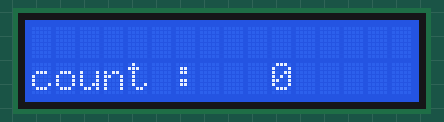
Simulated run of this program. Board: ATmega128, built with avr-gcc and emulated at 16 MHz. Parts: 16×2 character LCD. Wiring (inferred from the names in the program): character LCD (HD44780): RS PE5; R/W PE6; E PE7; data PF0, PF1, PF2, PF3, PF4, PF5, PF6, PF7.

Above: at 0.17 s.
At 4.99 s:
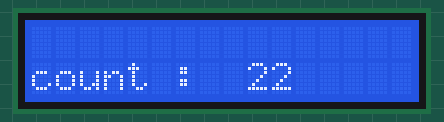
At 10.04 s:
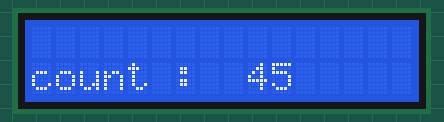
At 19.91 s:
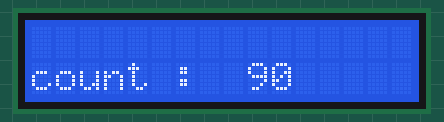
At 29.78 s:
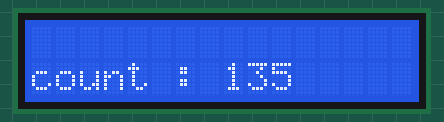
At 39.87 s:
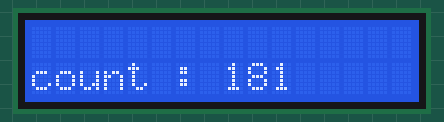

The program:

main.c
```c
/* LCD_8bit.c

*/
#include "lcd.h"
#include <stdio.h>

int main(void)
{
    LCD_Init();
	//LCD_GotoXY(0, 0);
	//LCD_WriteString("Hello LCD");
	//LCD_GotoXY(1, 0);
	//LCD_WriteString("Hello AVR");

	char buff[30];
	uint8_t count = 0;
    while (1)
    {
		/*
		LCD_GotoXY(0, 0);
		LCD_WriteCommand(0x01); // 화면 clear
		LCD_WriteString("HI HI");
		_delay_ms(1000);

		LCD_GotoXY(0, 0);
		LCD_WriteCommand(0x01);
		LCD_WriteString("Hello AVR");
		_delay_ms(1000);
		*/


		// 문자열을 버퍼에 담아 출력하는 방식
		sprintf(buff, "count : %3d", count++); // 문자열을 buff에 담아서 출력함
		LCD_WriteStringXY(1, 0, buff);
		_delay_ms(200);
    }
}
```

lcd.c
```c
#include "lcd.h"

void LCD_Data(uint8_t data)
{	// 어떤 data든 LCD에 보낼 것임
	// 데이터 핀에 8bit data를 출력
	LCD_DATA_PORT = data;
}

void LCD_WritePin()
{	// write하기 위해서는 0으로 세팅해야함
	// RW핀을 low로 설정해서 쓰기모드 진입
	LCD_RW_PORT &= ~(1 << LCD_RW);
}

void LCD_EnablePin() // 동작에 대한 트리거
{	// active high에서 low로 갈때
	LCD_E_PORT &= ~(1 << LCD_E); // 일단 로우로 설정한 것
	LCD_E_PORT |= (1 << LCD_E);  // E핀 액티브 high (실제 동작은 여기임)
	LCD_E_PORT &= ~(1 << LCD_E); // 다시 low로 내림
	_delay_us(1600);	// 시간이 모자라면 동작 안함 (1600us 이상)
}

// 명령어 모드
void LCD_WriteCommand(uint8_t commandData)
{	// RS핀에 0을 쓰면 명령어 레지스터, 1을 쓰면 데이터 레지스터를 핸들링함
	LCD_RS_PORT &= ~(1 << LCD_RS);  // RS핀을 low로 설정해서 명령어 모드로 진입
	LCD_WritePin();					// 데이터 쓰기 모드로 진입
	LCD_Data(commandData);			// 명령어를 데이터핀에 출력
	LCD_EnablePin();				// LCD 동작 신호 전송 (트리거를 때려줘야 실제로 실행됨)
}

// write 모드
void LCD_WriteData(uint8_t charData)
{
	LCD_RS_PORT |= (1 << LCD_RS);	// RS핀을 high로 설정해서 데이터 모드로 진입
	LCD_WritePin();
	LCD_Data(charData);
	LCD_EnablePin();
}

void LCD_GotoXY(uint8_t row, uint8_t col)
{
	col %= 16; // col이 16개 있기 때문에 col을 0~15로 제한
	row %= 2;  // row는 2개 있기 때문에 row를 0~1로 제한
	uint8_t address = (0x40 * row) + col; // 주소 계산 (2-Line Display에서 값을 가져오는 방식)
	uint8_t command = 0x80 + address;     // 주소 설정 (DD-RAM 주소 설정 방법)
	LCD_WriteCommand(command); // 어디에 쓸지 커서가 설정됨
}

void LCD_WriteString(char *string)
{
	for(uint8_t i=0; string[i]; i++)
	{
		LCD_WriteData(string[i]);
	}
}

// 커서 위치 잡은 곳에서 쓰라는 함수
void LCD_WriteStringXY(uint8_t row, uint8_t col, char *string)
{
	LCD_GotoXY(row, col);	 // 커서 위치 잡음
	LCD_WriteString(string); // 씀
}

void LCD_Init()
{
	// 출력으로 잡겠다
	LCD_DATA_DDR = 0xff;
	LCD_RS_DDR |= (1 << LCD_RS);
	LCD_RW_DDR |= (1 << LCD_RW);
	LCD_E_DDR |= (1 << LCD_E);

	// 8bit 인터페이스에서 동작하라는 대로 해야함 (datasheet)
	_delay_ms(20);
	LCD_WriteCommand(COMMAND_8BIT_MODE);
	_delay_ms(5);
	LCD_WriteCommand(COMMAND_8BIT_MODE);
	_delay_ms(5);
	LCD_WriteCommand(COMMAND_8BIT_MODE);
	LCD_WriteCommand(COMMAND_8BIT_MODE);
	LCD_WriteCommand(COMMAND_DISPLAY_OFF);
	LCD_WriteCommand(COMMAND_DISPLAY_CLEAR);
	LCD_WriteCommand(COMMAND_DISPLAY_ON); // datasheet엔 on을 빼먹어서 켜줘야함
	LCD_WriteCommand(COMMAND_ENTRY_MODE);
}
```

lcd.h
```c
#ifndef LCD_H_
#define LCD_H_

#define F_CPU 16000000UL
#include <avr/io.h>
#include <util/delay.h>


#define LCD_DATA_DDR   DDRF  // 데이터 핀은 F에서 사용
#define LCD_DATA_PORT  PORTF
#define LCD_RS_DDR	   DDRE  //
#define LCD_RW_DDR     DDRE
#define LCD_E_DDR	   DDRE
#define LCD_RS_PORT    PORTE
#define LCD_RW_PORT    PORTE
#define LCD_E_PORT     PORTE
#define LCD_RS		   5
#define LCD_RW		   6
#define LCD_E		   7

// 명령어를 미리 정의함
#define COMMAND_DISPLAY_CLEAR	0x01
#define COMMAND_DISPLAY_ON		0x0C
#define COMMAND_DISPLAY_OFF		0x08
#define COMMAND_ENTRY_MODE		0x06
#define COMMAND_8BIT_MODE		0x38 // 해당 코드는 8bit 출력할 것임

#define COMMAND_4BIT_MODE		0x28


void LCD_Data(uint8_t data);
void LCD_WritePin();
void LCD_EnablePin();
void LCD_WriteCommand(uint8_t commandData);
void LCD_WriteData(uint8_t charData);
void LCD_GotoXY(uint8_t row, uint8_t col);
void LCD_WriteString(char *string);
void LCD_WriteStringXY(uint8_t row, uint8_t col, char *string);
void LCD_Init();


#endif /* LCD_H_ */
```
